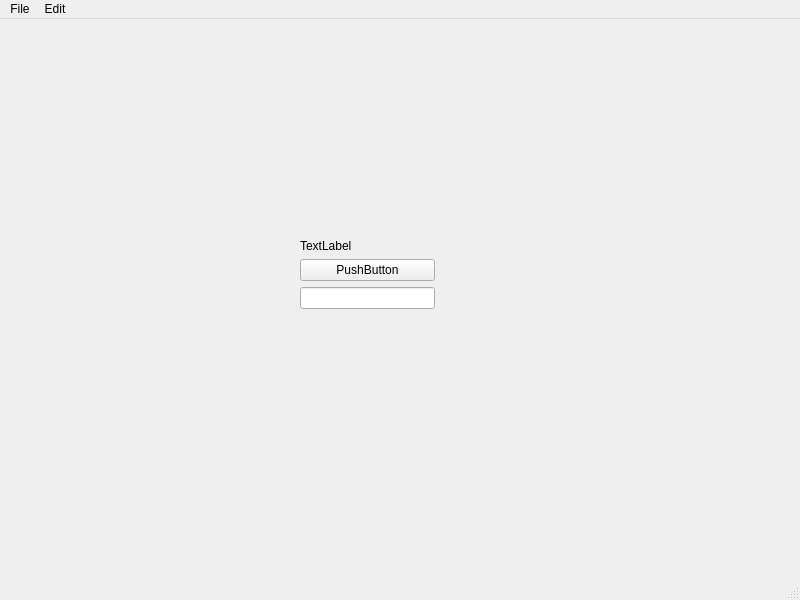
<?xml version="1.0" encoding="UTF-8"?>
<ui version="4.0">
 <class>MainWindow</class>
 <widget class="QMainWindow" name="MainWindow">
  <property name="geometry">
   <rect>
    <x>0</x>
    <y>0</y>
    <width>800</width>
    <height>600</height>
   </rect>
  </property>
  <property name="windowTitle">
   <string>MainWindow</string>
  </property>
  <widget class="QWidget" name="centralwidget">
   <widget class="QWidget" name="">
    <property name="geometry">
     <rect>
      <x>300</x>
      <y>220</y>
      <width>135</width>
      <height>70</height>
     </rect>
    </property>
    <layout class="QVBoxLayout" name="verticalLayout">
     <item>
      <widget class="QLabel" name="label">
       <property name="text">
        <string>TextLabel</string>
       </property>
      </widget>
     </item>
     <item>
      <widget class="QPushButton" name="pushButton">
       <property name="text">
        <string>PushButton</string>
       </property>
      </widget>
     </item>
     <item>
      <widget class="QLineEdit" name="lineEdit"/>
     </item>
    </layout>
   </widget>
  </widget>
  <widget class="QMenuBar" name="menubar">
   <property name="geometry">
    <rect>
     <x>0</x>
     <y>0</y>
     <width>800</width>
     <height>21</height>
    </rect>
   </property>
   <widget class="QMenu" name="menuFile">
    <property name="title">
     <string>File</string>
    </property>
   </widget>
   <widget class="QMenu" name="menuEdit">
    <property name="title">
     <string>Edit</string>
    </property>
    <addaction name="actionClear"/>
   </widget>
   <addaction name="menuFile"/>
   <addaction name="menuEdit"/>
  </widget>
  <widget class="QStatusBar" name="statusbar"/>
  <action name="actionClear">
   <property name="text">
    <string>Clear</string>
   </property>
  </action>
 </widget>
 <resources/>
 <connections>
  <connection>
   <sender>actionClear</sender>
   <signal>triggered()</signal>
   <receiver>label</receiver>
   <slot>clear()</slot>
   <hints>
    <hint type="sourcelabel">
     <x>-1</x>
     <y>-1</y>
    </hint>
    <hint type="destinationlabel">
     <x>367</x>
     <y>248</y>
    </hint>
   </hints>
  </connection>
 </connections>
</ui>
